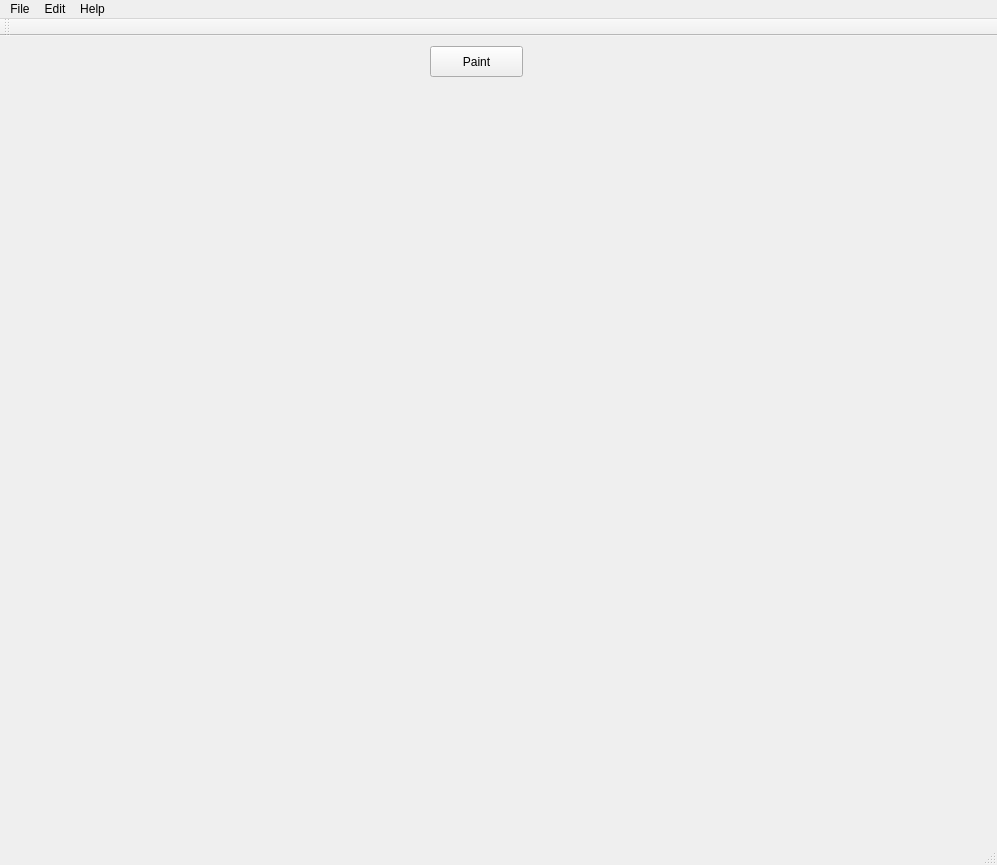
<?xml version="1.0" encoding="UTF-8"?>
<ui version="4.0">
 <class>QTProjectClass</class>
 <widget class="QMainWindow" name="QTProjectClass">
  <property name="geometry">
   <rect>
    <x>0</x>
    <y>0</y>
    <width>997</width>
    <height>865</height>
   </rect>
  </property>
  <property name="windowTitle">
   <string>QTProject</string>
  </property>
  <widget class="QWidget" name="centralWidget">
   <widget class="QLabel" name="pictureDraw">
    <property name="geometry">
     <rect>
      <x>60</x>
      <y>10</y>
      <width>311</width>
      <height>291</height>
     </rect>
    </property>
    <property name="text">
     <string/>
    </property>
   </widget>
   <widget class="QPushButton" name="PaintButton">
    <property name="geometry">
     <rect>
      <x>430</x>
      <y>10</y>
      <width>93</width>
      <height>31</height>
     </rect>
    </property>
    <property name="text">
     <string>Paint</string>
    </property>
   </widget>
  </widget>
  <widget class="QMenuBar" name="menuBar">
   <property name="enabled">
    <bool>true</bool>
   </property>
   <property name="geometry">
    <rect>
     <x>0</x>
     <y>0</y>
     <width>997</width>
     <height>26</height>
    </rect>
   </property>
   <widget class="QMenu" name="menuQTProject">
    <property name="title">
     <string>File</string>
    </property>
    <addaction name="separator"/>
    <addaction name="actionNew"/>
    <addaction name="actionOpen"/>
    <addaction name="actionSave"/>
    <addaction name="actionSaveAs"/>
    <addaction name="actionPrint"/>
    <addaction name="actionScreenShot"/>
    <addaction name="actionExit"/>
   </widget>
   <widget class="QMenu" name="menuOption">
    <property name="title">
     <string>Edit</string>
    </property>
    <addaction name="actionUndo"/>
    <addaction name="actionRedo"/>
    <addaction name="actionCut"/>
    <addaction name="actionCopy"/>
    <addaction name="actionSelect_All"/>
   </widget>
   <widget class="QMenu" name="menuHelp">
    <property name="title">
     <string>Help</string>
    </property>
    <addaction name="actionUser"/>
    <addaction name="actionVersion"/>
   </widget>
   <addaction name="menuQTProject"/>
   <addaction name="menuOption"/>
   <addaction name="menuHelp"/>
  </widget>
  <widget class="QToolBar" name="mainToolBar">
   <property name="enabled">
    <bool>false</bool>
   </property>
   <attribute name="toolBarArea">
    <enum>TopToolBarArea</enum>
   </attribute>
   <attribute name="toolBarBreak">
    <bool>false</bool>
   </attribute>
  </widget>
  <widget class="QStatusBar" name="statusBar"/>
  <action name="actionOpen">
   <property name="text">
    <string>Open</string>
   </property>
  </action>
  <action name="actionSave">
   <property name="text">
    <string>Save</string>
   </property>
  </action>
  <action name="actionExit">
   <property name="text">
    <string>Exit</string>
   </property>
  </action>
  <action name="actionUndo">
   <property name="text">
    <string>undo</string>
   </property>
  </action>
  <action name="actionView">
   <property name="text">
    <string>View</string>
   </property>
  </action>
  <action name="actionRedo">
   <property name="text">
    <string>redo</string>
   </property>
  </action>
  <action name="actionVersion">
   <property name="text">
    <string>Version</string>
   </property>
  </action>
  <action name="actionUser">
   <property name="text">
    <string>User</string>
   </property>
  </action>
  <action name="actionCut">
   <property name="text">
    <string>Cut</string>
   </property>
  </action>
  <action name="actionNew">
   <property name="text">
    <string>New</string>
   </property>
  </action>
  <action name="actionSaveAs">
   <property name="text">
    <string>Save As</string>
   </property>
  </action>
  <action name="actionPrint">
   <property name="text">
    <string>Print</string>
   </property>
  </action>
  <action name="actionScreenShot">
   <property name="text">
    <string>Screen Shot</string>
   </property>
  </action>
  <action name="actionCopy">
   <property name="text">
    <string>Copy</string>
   </property>
  </action>
  <action name="actionSelect_All">
   <property name="text">
    <string>Select All</string>
   </property>
  </action>
 </widget>
 <layoutdefault spacing="6" margin="11"/>
 <resources>
  <include location="QTProject.qrc"/>
 </resources>
 <connections/>
</ui>
